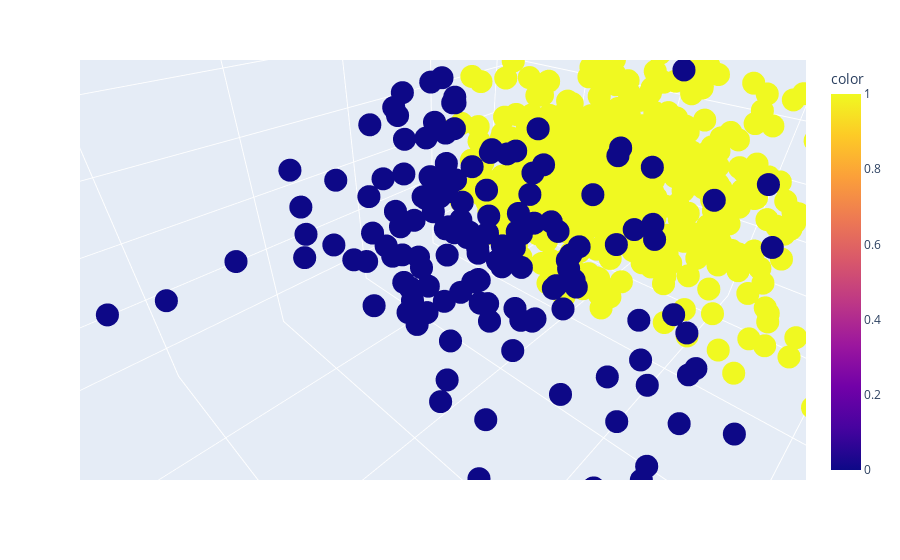

Notebook code cell kept with this figure:
### Markdown cell above
[Documentation for scatter_3d from Plotly Express](https://plotly.com/python-api-reference/generated/plotly.express.scatter_3d)

### Code cell
px.scatter_3d(x=pca_df[:,0], y=pca_df[:,1], z=pca_df[:,2], color=kmeans_model.labels_)

### Figure 1 — Plotly figure (JSON) as saved in the notebook; plotly's stock layout.template omitted (floating-point values rounded to 4 significant figures; data arrays with more than 128 entries replaced by an {"elided": "..."} marker saying what was removed)
{"data": [{"hovertemplate": "x=%{x}<br>y=%{y}<br>z=%{z}<br>color=%{marker.color}<extra></extra>", "legendgroup": "", "marker": {"color": {"elided": "850 int values"}, "coloraxis": "coloraxis", "symbol": "circle"}, "mode": "markers", "name": "", "scene": "scene", "showlegend": false, "type": "scatter3d", "x": {"elided": "850 float values"}, "y": {"elided": "850 float values"}, "z": {"elided": "850 float values"}}], "layout": {"autosize": true, "coloraxis": {"colorbar": {"title": {"text": "color"}}, "colorscale": [[0, "#0d0887"], [0.1111, "#46039f"], [0.2222, "#7201a8"], [0.3333, "#9c179e"], [0.4444, "#bd3786"], [0.5556, "#d8576b"], [0.6667, "#ed7953"], [0.7778, "#fb9f3a"], [0.8889, "#fdca26"], [1, "#f0f921"]]}, "legend": {"tracegroupgap": 0}, "margin": {"t": 60}, "scene": {"aspectmode": "auto", "aspectratio": {"x": 1.446, "y": 0.9344, "z": 0.7404}, "camera": {"center": {"x": 0, "y": 0, "z": 0}, "eye": {"x": 0.2807, "y": 0.2807, "z": 0.2807}, "projection": {"type": "perspective"}, "up": {"x": 0, "y": 0, "z": 1}}, "domain": {"x": [0, 1], "y": [0, 1]}, "xaxis": {"title": {"text": "x"}, "type": "linear"}, "yaxis": {"title": {"text": "y"}, "type": "linear"}, "zaxis": {"title": {"text": "z"}, "type": "linear"}}}}
